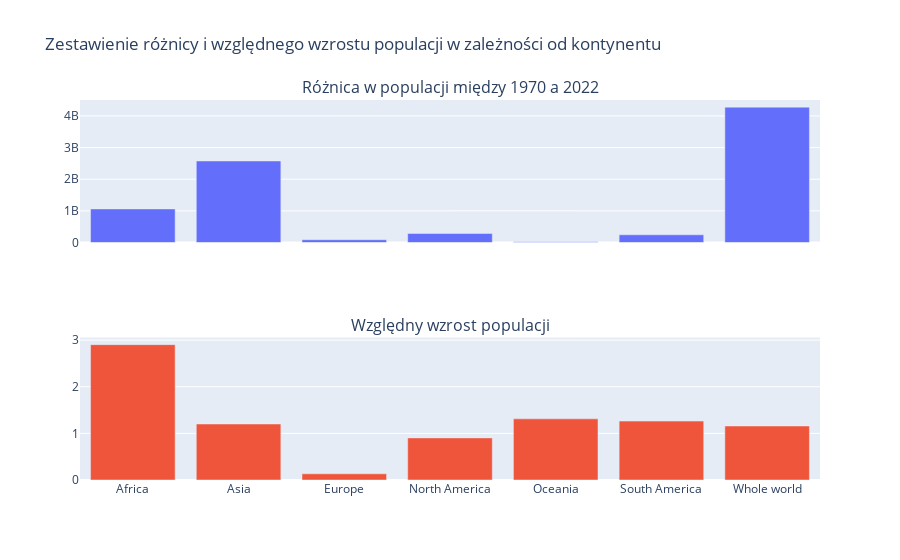

Notebook code for this chart:
### Code cell
#plot
x = population_with_difference['Continent']
y_difference = population_with_difference['differences_between_1970_2022']
y_relative = population_with_difference['relative_population_growth']
# show
fig = go.Figure()
fig = subplots.make_subplots(rows = 2, cols = 1, subplot_titles = ['Różnica w populacji między 1970 a 2022', 'Względny wzrost populacji'], shared_xaxes = True)
fig.add_trace(go.Bar(x = x, y = y_difference), 1, 1)
fig.add_trace(go.Bar(x = x, y = y_relative), 2, 1)
fig.update_layout(title = 'Zestawienie różnicy i względnego wzrostu populacji w zależności od kontynentu', showlegend = False)
iplot(fig)

### Figure 1 — Plotly figure (JSON) as saved in the notebook; plotly's stock layout.template omitted (floating-point values rounded to 4 significant figures)
{"data": [{"type": "bar", "x": ["Africa", "Asia", "Europe", "North America", "Oceania", "South America", "Whole world"], "xaxis": "x", "y": [1061286584, 2576476984, 87223547, 284861530, 25558284, 243869452, 4279276381], "yaxis": "y"}, {"type": "bar", "x": ["Africa", "Asia", "Europe", "North America", "Oceania", "South America", "Whole world"], "xaxis": "x2", "y": [2.904, 1.201, 0.133, 0.9031, 1.312, 1.264, 1.158], "yaxis": "y2"}], "layout": {"annotations": [{"font": {"size": 16}, "showarrow": false, "text": "Różnica w populacji między 1970 a 2022", "x": 0.5, "xanchor": "center", "xref": "paper", "y": 1, "yanchor": "bottom", "yref": "paper"}, {"font": {"size": 16}, "showarrow": false, "text": "Względny wzrost populacji", "x": 0.5, "xanchor": "center", "xref": "paper", "y": 0.375, "yanchor": "bottom", "yref": "paper"}], "showlegend": false, "title": {"text": "Zestawienie różnicy i względnego wzrostu populacji w zależności od kontynentu"}, "xaxis": {"anchor": "y", "domain": [0, 1], "matches": "x2", "showticklabels": false}, "xaxis2": {"anchor": "y2", "domain": [0, 1]}, "yaxis": {"anchor": "x", "domain": [0.625, 1]}, "yaxis2": {"anchor": "x2", "domain": [0, 0.375]}}}
